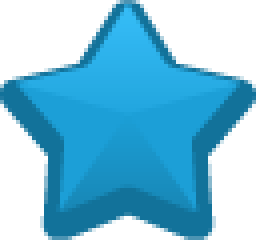
#> input picture assets/ui/kenney-ui-pack/blue/star.png, 64 x 60 px (shown 4 times larger)
$ python -i registry.py   (imports and definitions only)
#> lines starting #> are read from the running program, lines starting #| are printed output that depends on the picture
#!/usr/bin/env python3
"""Smart asset registry: index every asset, find duplicates, and suggest what to reuse.

  python3 tools/assets/registry.py scan [roots...] [--out .urk/assets.json]   # default roots: assets/ examples/
  python3 tools/assets/registry.py search coin --kind image
  python3 tools/assets/registry.py dupes [--near 6]                           # exact and near-duplicate images
  python3 tools/assets/registry.py suggest "gold coin icon for the shop"       # reuse before you make

What is indexed: images (png, jpg), meshes (fbx, obj, glb), audio (ogg, mp3, wav), fonts (ttf, otf), Luau
modules and JSON specs. Each entry has a path, kind, size, sha256, tags (from the path and file name, split
on case and separators), the licence found beside it (LICENSE*, PROVENANCE.md, icons.json licenseNote) and,
for images when Pillow is available, a 64-bit difference hash for near-duplicate detection.

`dupes` reports identical files (same sha256) and visually near-identical images (hash distance <= --near).
`suggest` ranks existing assets by tag overlap with your words, so agents reuse an asset before generating a
new one. Standard library, plus Pillow for image hashes (skipped without it).
"""
from __future__ import annotations

import argparse
import hashlib
import json
import re
import sys
from pathlib import Path

ROOT = Path(__file__).resolve().parents[2]
DEFAULT_ROOTS = ["assets", "examples"]
DEFAULT_OUT = ROOT / ".urk" / "assets.json"
KINDS = {
    "image": {".png", ".jpg", ".jpeg"}, "mesh": {".fbx", ".obj", ".glb", ".gltf"},
    "audio": {".ogg", ".mp3", ".wav"}, "font": {".ttf", ".otf"}, "code": {".luau", ".lua"}, "spec": {".json"},
}
SKIP_DIRS = {".git", "node_modules", "__pycache__", ".urk", "Packages", "ServerPackages"}
STOP = {"the", "a", "an", "for", "and", "of", "to", "in", "with", "my", "new", "png", "icon", "icons", "sheet", "default"}

try:
    from PIL import Image
except ImportError:  # pragma: no cover
    Image = None


# [6 lines left out: function kind_of, not called in this run]


def words(text: str) -> list[str]:
    text = re.sub(r"([a-z0-9])([A-Z])", r"\1 \2", text)
    return [w for w in re.split(r"[^a-z0-9]+", text.lower()) if w and not w.isdigit()]


# [9 lines left out: function tags_for, not called in this run]


def dhash(path: Path) -> str | None:
    if Image is None:
        return None
    try:
        with Image.open(path) as im:
#> im is the input picture: PIL image 64x60 P; mean R, G, B, A 16.1, 86.4, 116.2, 147.1
            im = im.convert("RGBA")
            # Mid-grey backdrop, so white glyphs, black glyphs and colour art all keep their shape.
            bg = Image.new("RGBA", im.size, (128, 128, 128, 255))
            bg.alpha_composite(im)
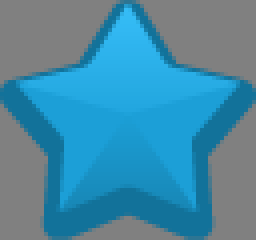
#> bg: PIL image 64x60 RGBA (shown 4 times larger); mean R, G, B, A 69.8, 137.6, 166.3, 255
            g = bg.convert("L").resize((9, 8), Image.LANCZOS)
            px = list(g.tobytes())
#> px = 72 values, max 151 at index 13, min 90 at index 65, mean 120.5
            avg = bg.convert("RGB").resize((1, 1), Image.BOX).getpixel((0, 0))
#> avg = (70, 138, 166)
    except Exception:
        return None
    bits = 0
    for row in range(8):
        for col in range(8):
            bits = (bits << 1) | (1 if px[row * 9 + col] > px[row * 9 + col + 1] else 0)
#> after the loop, bits = 3091737824074330316
    if bits == 0 or bits == (1 << 64) - 1:
        return None  # flat image: no shape to compare
    return f"{bits:016x}-{avg[0]:02x}{avg[1]:02x}{avg[2]:02x}"


# [158 lines left out: functions licence_for, scan, load, hamming, dupes, score and 2 more, not called in this run]


# [2 lines not run here, left out]

>>> result = dhash('../../assets/ui/kenney-ui-pack/blue/star.png')
#> result = '2ae80f2b9696f0cc-468aa6'
